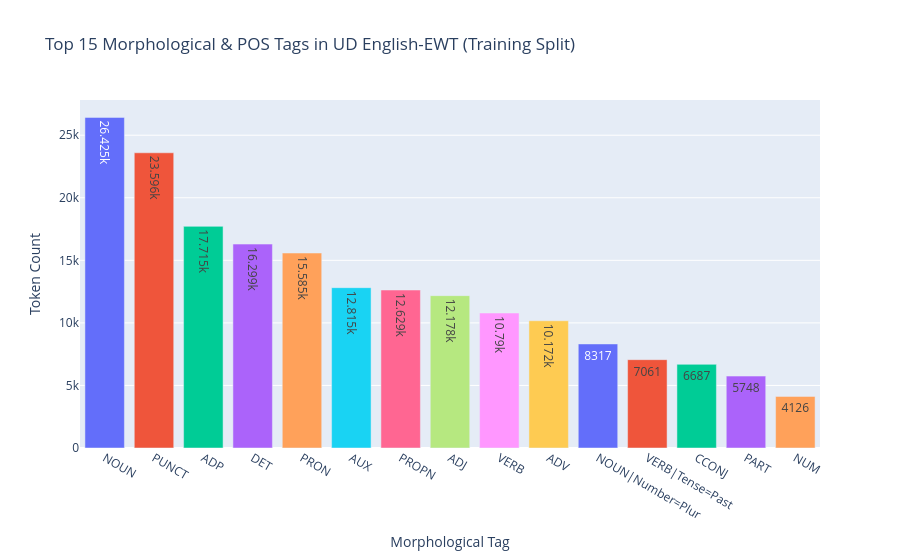

This figure's notebook cell:
### Code cell
import pandas as pd
import plotly.express as px

paths = download_ud_ewt(cfg)
train_s, dev_s, test_s = parse_conllu(paths["train"]), parse_conllu(paths["dev"]), parse_conllu(paths["test"])

split_df = pd.DataFrame([
    {"Split": "Train", "Sentences": len(train_s), "Tokens": sum(len(s) for s in train_s)},
    {"Split": "Validation (Dev)", "Sentences": len(dev_s), "Tokens": sum(len(s) for s in dev_s)},
    {"Split": "Test", "Sentences": len(test_s), "Tokens": sum(len(s) for s in test_s)},
])
display(split_df)

all_labels = [tok["label"] for sent in train_s for tok in sent]
top_tags = pd.Series(all_labels).value_counts().head(15).reset_index()
top_tags.columns = ["Morphological Tag", "Token Count"]

fig_eda = px.bar(
    top_tags,
    x="Morphological Tag",
    y="Token Count",
    color="Morphological Tag",
    title="Top 15 Morphological & POS Tags in UD English-EWT (Training Split)",
    text_auto=True,
)
fig_eda.update_layout(showlegend=False)
fig_eda.write_html(resolve_path(cfg["paths"]["figures"]) / "eda_tag_distribution.html")
fig_eda.show()

### Figure 1 — Plotly figure (JSON) as saved in the notebook; plotly's stock layout.template omitted (floating-point values rounded to 4 significant figures)
{"data": [{"hovertemplate": "Morphological Tag=%{x}<br>Token Count=%{y}<extra></extra>", "legendgroup": "NOUN", "marker": {"color": "#636efa", "pattern": {"shape": ""}}, "name": "NOUN", "orientation": "v", "showlegend": true, "textposition": "auto", "texttemplate": "%{y}", "type": "bar", "x": ["NOUN"], "xaxis": "x", "y": [26425], "yaxis": "y"}, {"hovertemplate": "Morphological Tag=%{x}<br>Token Count=%{y}<extra></extra>", "legendgroup": "PUNCT", "marker": {"color": "#EF553B", "pattern": {"shape": ""}}, "name": "PUNCT", "orientation": "v", "showlegend": true, "textposition": "auto", "texttemplate": "%{y}", "type": "bar", "x": ["PUNCT"], "xaxis": "x", "y": [23596], "yaxis": "y"}, {"hovertemplate": "Morphological Tag=%{x}<br>Token Count=%{y}<extra></extra>", "legendgroup": "ADP", "marker": {"color": "#00cc96", "pattern": {"shape": ""}}, "name": "ADP", "orientation": "v", "showlegend": true, "textposition": "auto", "texttemplate": "%{y}", "type": "bar", "x": ["ADP"], "xaxis": "x", "y": [17715], "yaxis": "y"}, {"hovertemplate": "Morphological Tag=%{x}<br>Token Count=%{y}<extra></extra>", "legendgroup": "DET", "marker": {"color": "#ab63fa", "pattern": {"shape": ""}}, "name": "DET", "orientation": "v", "showlegend": true, "textposition": "auto", "texttemplate": "%{y}", "type": "bar", "x": ["DET"], "xaxis": "x", "y": [16299], "yaxis": "y"}, {"hovertemplate": "Morphological Tag=%{x}<br>Token Count=%{y}<extra></extra>", "legendgroup": "PRON", "marker": {"color": "#FFA15A", "pattern": {"shape": ""}}, "name": "PRON", "orientation": "v", "showlegend": true, "textposition": "auto", "texttemplate": "%{y}", "type": "bar", "x": ["PRON"], "xaxis": "x", "y": [15585], "yaxis": "y"}, {"hovertemplate": "Morphological Tag=%{x}<br>Token Count=%{y}<extra></extra>", "legendgroup": "AUX", "marker": {"color": "#19d3f3", "pattern": {"shape": ""}}, "name": "AUX", "orientation": "v", "showlegend": true, "textposition": "auto", "texttemplate": "%{y}", "type": "bar", "x": ["AUX"], "xaxis": "x", "y": [12815], "yaxis": "y"}, {"hovertemplate": "Morphological Tag=%{x}<br>Token Count=%{y}<extra></extra>", "legendgroup": "PROPN", "marker": {"color": "#FF6692", "pattern": {"shape": ""}}, "name": "PROPN", "orientation": "v", "showlegend": true, "textposition": "auto", "texttemplate": "%{y}", "type": "bar", "x": ["PROPN"], "xaxis": "x", "y": [12629], "yaxis": "y"}, {"hovertemplate": "Morphological Tag=%{x}<br>Token Count=%{y}<extra></extra>", "legendgroup": "ADJ", "marker": {"color": "#B6E880", "pattern": {"shape": ""}}, "name": "ADJ", "orientation": "v", "showlegend": true, "textposition": "auto", "texttemplate": "%{y}", "type": "bar", "x": ["ADJ"], "xaxis": "x", "y": [12178], "yaxis": "y"}, {"hovertemplate": "Morphological Tag=%{x}<br>Token Count=%{y}<extra></extra>", "legendgroup": "VERB", "marker": {"color": "#FF97FF", "pattern": {"shape": ""}}, "name": "VERB", "orientation": "v", "showlegend": true, "textposition": "auto", "texttemplate": "%{y}", "type": "bar", "x": ["VERB"], "xaxis": "x", "y": [10790], "yaxis": "y"}, {"hovertemplate": "Morphological Tag=%{x}<br>Token Count=%{y}<extra></extra>", "legendgroup": "ADV", "marker": {"color": "#FECB52", "pattern": {"shape": ""}}, "name": "ADV", "orientation": "v", "showlegend": true, "textposition": "auto", "texttemplate": "%{y}", "type": "bar", "x": ["ADV"], "xaxis": "x", "y": [10172], "yaxis": "y"}, {"hovertemplate": "Morphological Tag=%{x}<br>Token Count=%{y}<extra></extra>", "legendgroup": "NOUN|Number=Plur", "marker": {"color": "#636efa", "pattern": {"shape": ""}}, "name": "NOUN|Number=Plur", "orientation": "v", "showlegend": true, "textposition": "auto", "texttemplate": "%{y}", "type": "bar", "x": ["NOUN|Number=Plur"], "xaxis": "x", "y": [8317], "yaxis": "y"}, {"hovertemplate": "Morphological Tag=%{x}<br>Token Count=%{y}<extra></extra>", "legendgroup": "VERB|Tense=Past", "marker": {"color": "#EF553B", "pattern": {"shape": ""}}, "name": "VERB|Tense=Past", "orientation": "v", "showlegend": true, "textposition": "auto", "texttemplate": "%{y}", "type": "bar", "x": ["VERB|Tense=Past"], "xaxis": "x", "y": [7061], "yaxis": "y"}, {"hovertemplate": "Morphological Tag=%{x}<br>Token Count=%{y}<extra></extra>", "legendgroup": "CCONJ", "marker": {"color": "#00cc96", "pattern": {"shape": ""}}, "name": "CCONJ", "orientation": "v", "showlegend": true, "textposition": "auto", "texttemplate": "%{y}", "type": "bar", "x": ["CCONJ"], "xaxis": "x", "y": [6687], "yaxis": "y"}, {"hovertemplate": "Morphological Tag=%{x}<br>Token Count=%{y}<extra></extra>", "legendgroup": "PART", "marker": {"color": "#ab63fa", "pattern": {"shape": ""}}, "name": "PART", "orientation": "v", "showlegend": true, "textposition": "auto", "texttemplate": "%{y}", "type": "bar", "x": ["PART"], "xaxis": "x", "y": [5748], "yaxis": "y"}, {"hovertemplate": "Morphological Tag=%{x}<br>Token Count=%{y}<extra></extra>", "legendgroup": "NUM", "marker": {"color": "#FFA15A", "pattern": {"shape": ""}}, "name": "NUM", "orientation": "v", "showlegend": true, "textposition": "auto", "texttemplate": "%{y}", "type": "bar", "x": ["NUM"], "xaxis": "x", "y": [4126], "yaxis": "y"}], "layout": {"barmode": "relative", "legend": {"title": {"text": "Morphological Tag"}, "tracegroupgap": 0}, "showlegend": false, "title": {"text": "Top 15 Morphological & POS Tags in UD English-EWT (Training Split)"}, "xaxis": {"anchor": "y", "categoryarray": ["NOUN", "PUNCT", "ADP", "DET", "PRON", "AUX", "PROPN", "ADJ", "VERB", "ADV", "NOUN|Number=Plur", "VERB|Tense=Past", "CCONJ", "PART", "NUM"], "categoryorder": "array", "domain": [0, 1], "title": {"text": "Morphological Tag"}}, "yaxis": {"anchor": "x", "domain": [0, 1], "title": {"text": "Token Count"}}}}
